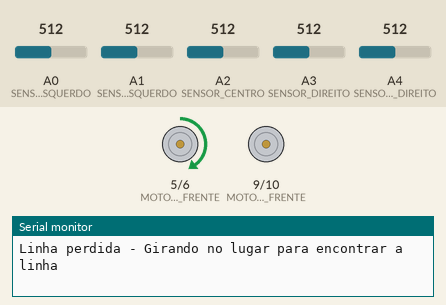
A sketch run on a simulated Arduino Uno, built for the host (arithmetic inside an expression is 32-bit, double 64-bit). Parts: motor-driver pin pairs drawn as motors (green arrow = first pin HIGH = forward, orange = second pin HIGH = backward, longer = more drive), the last lines printed to the serial monitor. The inputs (shaded band) are chosen by the test bench; at power-on: A0 (SENSOR_EXTREMO_ESQUERDO) = 512, A1 (SENSOR_ESQUERDO) = 512, A2 (SENSOR_CENTRO) = 512, A3 (SENSOR_DIREITO) = 512, A4 (SENSOR_EXTREMO_DIREITO) = 512.

Above: at 1.3 s.
1.4 s: A0 (SENSOR_EXTREMO_ESQUERDO) set to 215
2.9 s: A0 (SENSOR_EXTREMO_ESQUERDO) set to 191
At 4.2 s:
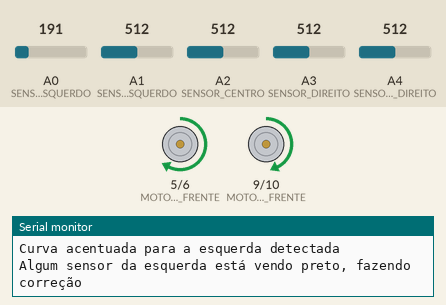
Timing chart, 0 to 5.9 s (numbered marks = the images above; inputs shaded):
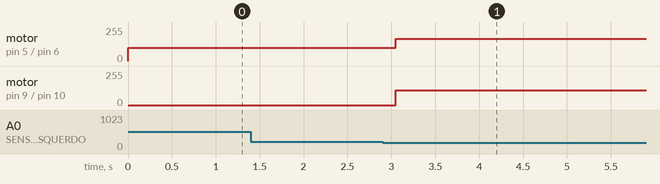

The sketch:

PID.ino
```cpp
// Sentidos
#define MOTOR_ESQUERDO_FRENTE 5
#define MOTOR_ESQUERDO_TRAS 6
#define MOTOR_DIREITO_FRENTE 9
#define MOTOR_DIREITO_TRAS 10

// Sensores
#define SENSOR_EXTREMO_ESQUERDO A0
#define SENSOR_ESQUERDO A1
#define SENSOR_CENTRO A2
#define SENSOR_DIREITO A3
#define SENSOR_EXTREMO_DIREITO A4

// Variáveis do PID
float Kp = 1.2;  // Ganho Proporcional
float Ki = 0.0;  // Ganho Integral
float Kd = 0.8;  // Ganho Derivativo

int erro = 0;
int erro_anterior = 0;
int integral = 0;
int derivativo = 0;

int velocidade_esquerda, velocidade_direita;

/* Calibração */
int preto = 200;
int velocidade_base = 10;  // Velocidade base dos motores (aumentada para melhor movimento)
int velocidade_max = 200;
int velocidade_correção = 100;

void setup() {
  pinMode(MOTOR_ESQUERDO_FRENTE, OUTPUT);
  pinMode(MOTOR_ESQUERDO_TRAS, OUTPUT);
  pinMode(MOTOR_DIREITO_FRENTE, OUTPUT);
  pinMode(MOTOR_DIREITO_TRAS, OUTPUT);

  Serial.begin(9600);
}

/** @brief Função principal do robô.
 * Lê os valores dos sensores de linha e determina a ação apropriada para o robô:
 * - Se todos os sensores detectam preto, o robô para.
 * - Se algum sensor da esquerda detecta preto, o robô corrige sua direção para a esquerda.
 * - Se algum sensor da direita detecta preto, o robô corrige sua direção para a direita.
 * - Se nenhum sensor detecta preto, o robô gira no lugar para encontrar a linha.
 * - Se nenhum sensor detecta preto, o robô se move em linha reta.
 *
 * A correção da direção é feita utilizando um controlador PID (Proporcional, Integral, Derivativo).
 *
 * Variáveis:
 * - valor_extremo_esquerdo: Valor lido do sensor extremo esquerdo.
 * - valor_esquerdo: Valor lido do sensor esquerdo.
 * - valor_centro: Valor lido do sensor central.
 * - valor_direito: Valor lido do sensor direito.
 * - valor_extremo_direito: Valor lido do sensor extremo direito.
 * - todos_preto: Indica se todos os sensores detectam preto.
 * - nenhum_preto: Indica se nenhum sensor detecta preto.
 * - algum_esquerda_preto: Indica se algum sensor da esquerda detecta preto.
 * - algum_direita_preto: Indica se algum sensor da direita detecta preto.
 * - erro: Diferença entre os valores dos sensores principais (esquerdo e direito).
 * - erro_anterior: Erro calculado na iteração anterior.
 * - correcao: Valor de correção calculado pelo controlador PID.
 * - velocidade_esquerda: Velocidade do motor esquerdo.
 * - velocidade_direita: Velocidade do motor direito.
 *
 * Constantes:
 * - preto: Valor limite para considerar que um sensor detecta preto.
 * - velocidade_base: Velocidade base dos motores.
 * - velocidade_max: Velocidade máxima permitida para os motores.
 */

void loop() {
  int valor_extremo_esquerdo = analogRead(SENSOR_EXTREMO_ESQUERDO);
  int valor_esquerdo = analogRead(SENSOR_ESQUERDO);
  int valor_centro = analogRead(SENSOR_CENTRO);
  int valor_direito = analogRead(SENSOR_DIREITO);
  int valor_extremo_direito = analogRead(SENSOR_EXTREMO_DIREITO);

  bool todos_preto = (valor_extremo_esquerdo <= preto && valor_esquerdo <= preto && valor_centro <= preto && valor_direito <= preto && valor_extremo_direito <= preto);
  bool nenhum_preto = (valor_extremo_esquerdo > preto && valor_esquerdo > preto && valor_centro > preto && valor_direito > preto && valor_extremo_direito > preto);
  bool algum_esquerda_preto = (valor_extremo_esquerdo <= preto || valor_esquerdo <= preto);
  bool algum_direita_preto = (valor_extremo_direito <= preto || valor_direito <= preto);

  if (todos_preto) {
    Serial.println("Estão todos vendo preto - Parando o robô");
    analogWrite(MOTOR_ESQUERDO_FRENTE, 0);
    analogWrite(MOTOR_DIREITO_FRENTE, 0);
    delay(150);
  } else if (algum_esquerda_preto) {
    Serial.println("Algum sensor da esquerda está vendo preto, fazendo correção");
    if (valor_extremo_esquerdo <= preto) {
      Serial.println("Curva acentuada para a esquerda detectada");
      velocidade_esquerda = velocidade_base - 100;  // Ajuste esses valores conforme necessário
      velocidade_direita = velocidade_base + 100;
    } else {
      // Calcula o erro (diferença entre os sensores principais)
      erro = valor_esquerdo - valor_direito;
      // Calcula o termo integral
      integral += erro;

      // Calcula o termo derivativo
      derivativo = erro - erro_anterior;

      // Calcula a correção do PID
      int correcao = Kp * erro + Ki * integral + Kd * derivativo;

      // Ajusta as velocidades dos motores
      velocidade_esquerda = velocidade_base - correcao;
      velocidade_direita = velocidade_base + correcao;

      // Limita as velocidades dos motores
      velocidade_esquerda = constrain(velocidade_esquerda, 0, 255);
      velocidade_direita = constrain(velocidade_direita, 0, 255);
    }
  } else if (algum_direita_preto) {
    Serial.println("Algum sensor da direita está vendo preto, fazendo correção");
    if (valor_extremo_direito <= preto) {
      Serial.println("Curva acentuada para a direita detectada");
      velocidade_esquerda = velocidade_base + 100;  // Ajuste esses valores conforme necessário
      velocidade_direita = velocidade_base - 100;
    } else {
      // Calcula o erro (diferença entre os sensores principais)
      erro = valor_esquerdo - valor_direito;
      // Calcula o termo integral
      integral += erro;

      // Calcula o termo derivativo
      derivativo = erro - erro_anterior;

      // Calcula a correção do PID
      int correcao = Kp * erro + Ki * integral + Kd * derivativo;

      // Ajusta as velocidades dos motores
      velocidade_esquerda = velocidade_base - correcao;
      velocidade_direita = velocidade_base + correcao;

      // Limita as velocidades dos motores
      velocidade_esquerda = constrain(velocidade_esquerda, 0, velocidade_max);
      velocidade_direita = constrain(velocidade_direita, 0, velocidade_max);
    }
  } else if (nenhum_preto) {
    Serial.println("Linha perdida - Girando no lugar para encontrar a linha");
    analogWrite(MOTOR_ESQUERDO_FRENTE, 100);
    analogWrite(MOTOR_DIREITO_FRENTE, 0);
    delay(500);
    return;
  } else {
    // Nenhum sensor detectando preto - Movimento reto
    Serial.println("Nenhum sensor detectando preto - Movimento reto");
    velocidade_esquerda = velocidade_base;
    velocidade_direita = velocidade_base;
  }

  // Aplica as velocidades aos motores
  analogWrite(MOTOR_ESQUERDO_FRENTE, velocidade_esquerda);
  analogWrite(MOTOR_ESQUERDO_TRAS, 0);
  analogWrite(MOTOR_DIREITO_FRENTE, velocidade_direita);
  analogWrite(MOTOR_DIREITO_TRAS, 0);

  // Atualiza o erro anterior
  erro_anterior = erro;

  // Pequeno delay para estabilidade
  delay(10);
}
```

Measured:
- the behaviour switches between 201 and 200 on A0 (SENSOR_EXTREMO_ESQUERDO) (found by bisection; images 0 and 1)
- after the input at 2.9 s, motor on pin 5 (MOTOR_ESQUERDO_FRENTE) / pin 6 (MOTOR_ESQUERDO_TRAS): forward 100/255 → forward 166/255 after 0.15 s; motor on pin 9 (MOTOR_DIREITO_FRENTE) / pin 10 (MOTOR_DIREITO_TRAS): stopped → forward 110/255 after 0.15 s
